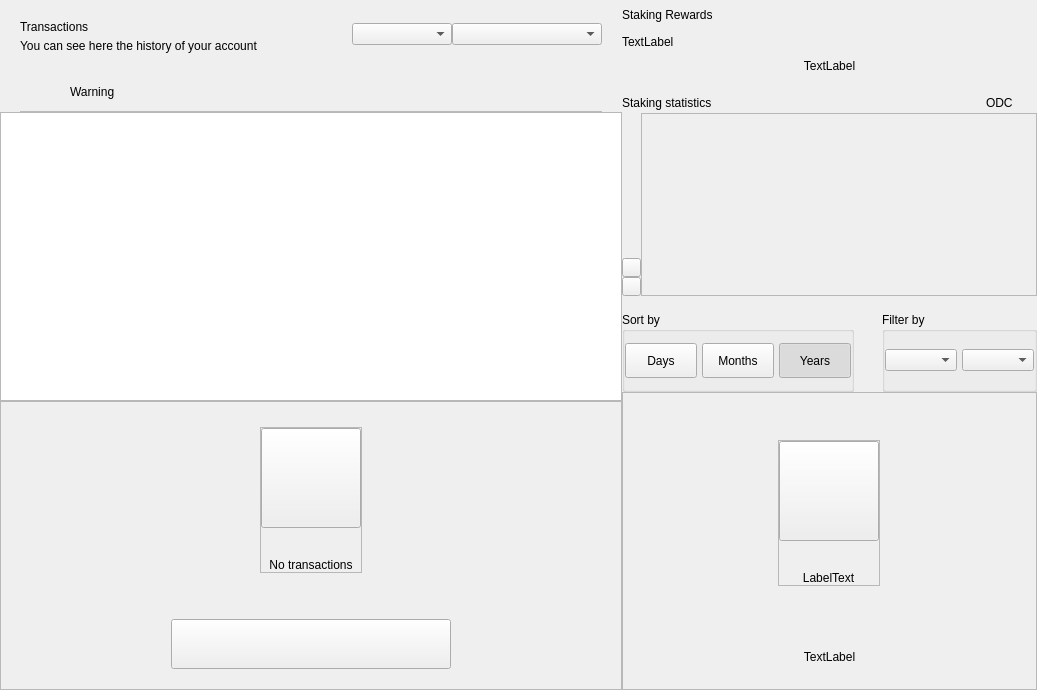
<?xml version="1.0" encoding="UTF-8"?>
<ui version="4.0">
 <class>DashboardWidget</class>
 <widget class="QWidget" name="DashboardWidget">
  <property name="geometry">
   <rect>
    <x>0</x>
    <y>0</y>
    <width>1037</width>
    <height>690</height>
   </rect>
  </property>
  <property name="windowTitle">
   <string>Form</string>
  </property>
  <layout class="QHBoxLayout" name="horizontalLayout_2" stretch="3,2">
   <property name="spacing">
    <number>0</number>
   </property>
   <property name="leftMargin">
    <number>0</number>
   </property>
   <property name="topMargin">
    <number>0</number>
   </property>
   <property name="rightMargin">
    <number>0</number>
   </property>
   <property name="bottomMargin">
    <number>0</number>
   </property>
   <item>
    <widget class="QWidget" name="left" native="true">
     <layout class="QVBoxLayout" name="left_2">
      <property name="spacing">
       <number>0</number>
      </property>
      <property name="leftMargin">
       <number>0</number>
      </property>
      <property name="topMargin">
       <number>0</number>
      </property>
      <property name="rightMargin">
       <number>0</number>
      </property>
      <property name="bottomMargin">
       <number>0</number>
      </property>
      <item>
       <layout class="QVBoxLayout" name="verticalLayout22">
        <property name="spacing">
         <number>0</number>
        </property>
        <property name="leftMargin">
         <number>20</number>
        </property>
        <property name="topMargin">
         <number>15</number>
        </property>
        <property name="rightMargin">
         <number>20</number>
        </property>
        <item>
         <widget class="QFrame" name="left_top_container">
          <layout class="QHBoxLayout" name="horizontalLayout">
           <property name="spacing">
            <number>0</number>
           </property>
           <property name="leftMargin">
            <number>0</number>
           </property>
           <property name="topMargin">
            <number>0</number>
           </property>
           <property name="rightMargin">
            <number>0</number>
           </property>
           <property name="bottomMargin">
            <number>0</number>
           </property>
           <item>
            <layout class="QVBoxLayout" name="verticalLayout_5">
             <property name="spacing">
              <number>5</number>
             </property>
             <property name="topMargin">
              <number>5</number>
             </property>
             <item>
              <widget class="QLabel" name="labelTitle">
               <property name="text">
                <string>Transactions</string>
               </property>
              </widget>
             </item>
             <item>
              <widget class="QLabel" name="labelSubtitle">
               <property name="text">
                <string>You can see here the history of your account</string>
               </property>
               <property name="alignment">
                <set>Qt::AlignLeading|Qt::AlignLeft|Qt::AlignVCenter</set>
               </property>
              </widget>
             </item>
            </layout>
           </item>
           <item>
            <spacer name="horizontalSpacer">
             <property name="orientation">
              <enum>Qt::Horizontal</enum>
             </property>
             <property name="sizeHint" stdset="0">
              <size>
               <width>40</width>
               <height>20</height>
              </size>
             </property>
            </spacer>
           </item>
           <item>
            <widget class="QComboBox" name="comboBoxSortType">
             <property name="minimumSize">
              <size>
               <width>100</width>
               <height>0</height>
              </size>
             </property>
            </widget>
           </item>
           <item>
            <widget class="QComboBox" name="comboBoxSort">
             <property name="minimumSize">
              <size>
               <width>150</width>
               <height>0</height>
              </size>
             </property>
            </widget>
           </item>
          </layout>
         </widget>
        </item>
       </layout>
      </item>
      <item>
       <spacer name="verticalSpacer">
        <property name="orientation">
         <enum>Qt::Vertical</enum>
        </property>
        <property name="sizeType">
         <enum>QSizePolicy::Fixed</enum>
        </property>
        <property name="sizeHint" stdset="0">
         <size>
          <width>20</width>
          <height>20</height>
         </size>
        </property>
       </spacer>
      </item>
      <item>
       <widget class="QWidget" name="layoutWarning" native="true">
        <layout class="QVBoxLayout" name="verticalLayout_3">
         <property name="spacing">
          <number>0</number>
         </property>
         <property name="leftMargin">
          <number>0</number>
         </property>
         <property name="topMargin">
          <number>0</number>
         </property>
         <property name="rightMargin">
          <number>0</number>
         </property>
         <property name="bottomMargin">
          <number>0</number>
         </property>
         <item>
          <widget class="QWidget" name="containerWarning" native="true">
           <layout class="QVBoxLayout" name="verticalLayout_21">
            <property name="spacing">
             <number>9</number>
            </property>
            <property name="leftMargin">
             <number>20</number>
            </property>
            <property name="topMargin">
             <number>9</number>
            </property>
            <property name="rightMargin">
             <number>20</number>
            </property>
            <property name="bottomMargin">
             <number>0</number>
            </property>
            <item>
             <widget class="QFrame" name="frameWarning">
              <property name="styleSheet">
               <string notr="true">border:none;</string>
              </property>
              <property name="frameShape">
               <enum>QFrame::StyledPanel</enum>
              </property>
              <property name="frameShadow">
               <enum>QFrame::Raised</enum>
              </property>
              <layout class="QHBoxLayout" name="horizontalLayout11" stretch="0,0,2">
               <property name="leftMargin">
                <number>0</number>
               </property>
               <property name="topMargin">
                <number>0</number>
               </property>
               <property name="rightMargin">
                <number>0</number>
               </property>
               <property name="bottomMargin">
                <number>0</number>
               </property>
               <item alignment="Qt::AlignVCenter">
                <widget class="QPushButton" name="imgWarning">
                 <property name="styleSheet">
                  <string notr="true">border:none;</string>
                 </property>
                 <property name="text">
                  <string/>
                 </property>
                 <property name="iconSize">
                  <size>
                   <width>24</width>
                   <height>24</height>
                  </size>
                 </property>
                </widget>
               </item>
               <item>
                <spacer name="horizontalSpacer_3">
                 <property name="orientation">
                  <enum>Qt::Horizontal</enum>
                 </property>
                 <property name="sizeType">
                  <enum>QSizePolicy::Fixed</enum>
                 </property>
                 <property name="sizeHint" stdset="0">
                  <size>
                   <width>12</width>
                   <height>20</height>
                  </size>
                 </property>
                </spacer>
               </item>
               <item alignment="Qt::AlignVCenter">
                <widget class="QLabel" name="lblWarning">
                 <property name="styleSheet">
                  <string notr="true"/>
                 </property>
                 <property name="text">
                  <string>Warning</string>
                 </property>
                 <property name="alignment">
                  <set>Qt::AlignBottom|Qt::AlignLeading|Qt::AlignLeft</set>
                 </property>
                </widget>
               </item>
              </layout>
             </widget>
            </item>
            <item>
             <widget class="QLabel" name="lblDivisory">
              <property name="minimumSize">
               <size>
                <width>0</width>
                <height>1</height>
               </size>
              </property>
              <property name="maximumSize">
               <size>
                <width>16777215</width>
                <height>1</height>
               </size>
              </property>
              <property name="styleSheet">
               <string notr="true">background-color:#bababa;</string>
              </property>
              <property name="text">
               <string/>
              </property>
              <property name="alignment">
               <set>Qt::AlignBottom|Qt::AlignLeading|Qt::AlignLeft</set>
              </property>
             </widget>
            </item>
           </layout>
          </widget>
         </item>
        </layout>
       </widget>
      </item>
      <item>
       <widget class="QListView" name="listTransactions">
        <property name="mouseTracking">
         <bool>true</bool>
        </property>
        <property name="selectionBehavior">
         <enum>QAbstractItemView::SelectItems</enum>
        </property>
        <property name="verticalScrollMode">
         <enum>QAbstractItemView::ScrollPerItem</enum>
        </property>
       </widget>
      </item>
      <item>
       <widget class="QFrame" name="emptyContainer">
        <property name="minimumSize">
         <size>
          <width>0</width>
          <height>100</height>
         </size>
        </property>
        <property name="frameShape">
         <enum>QFrame::StyledPanel</enum>
        </property>
        <property name="frameShadow">
         <enum>QFrame::Raised</enum>
        </property>
        <layout class="QVBoxLayout" name="verticalLayout_7" stretch="1,8,0,0">
         <property name="spacing">
          <number>0</number>
         </property>
         <property name="leftMargin">
          <number>0</number>
         </property>
         <property name="topMargin">
          <number>0</number>
         </property>
         <property name="rightMargin">
          <number>0</number>
         </property>
         <property name="bottomMargin">
          <number>20</number>
         </property>
         <item>
          <spacer name="verticalSpacer12">
           <property name="orientation">
            <enum>Qt::Vertical</enum>
           </property>
           <property name="sizeHint" stdset="0">
            <size>
             <width>20</width>
             <height>20</height>
            </size>
           </property>
          </spacer>
         </item>
         <item alignment="Qt::AlignHCenter|Qt::AlignVCenter">
          <widget class="QFrame" name="emptyScreen">
           <property name="sizePolicy">
            <sizepolicy hsizetype="Expanding" vsizetype="Expanding">
             <horstretch>0</horstretch>
             <verstretch>0</verstretch>
            </sizepolicy>
           </property>
           <property name="frameShape">
            <enum>QFrame::StyledPanel</enum>
           </property>
           <property name="frameShadow">
            <enum>QFrame::Raised</enum>
           </property>
           <layout class="QVBoxLayout" name="verticalLayout12">
            <property name="spacing">
             <number>30</number>
            </property>
            <property name="leftMargin">
             <number>0</number>
            </property>
            <property name="topMargin">
             <number>0</number>
            </property>
            <property name="rightMargin">
             <number>0</number>
            </property>
            <property name="bottomMargin">
             <number>0</number>
            </property>
            <item alignment="Qt::AlignHCenter|Qt::AlignVCenter">
             <widget class="QPushButton" name="pushImgEmpty">
              <property name="minimumSize">
               <size>
                <width>100</width>
                <height>100</height>
               </size>
              </property>
              <property name="maximumSize">
               <size>
                <width>100</width>
                <height>100</height>
               </size>
              </property>
              <property name="focusPolicy">
               <enum>Qt::NoFocus</enum>
              </property>
              <property name="text">
               <string/>
              </property>
              <property name="iconSize">
               <size>
                <width>100</width>
                <height>100</height>
               </size>
              </property>
             </widget>
            </item>
            <item alignment="Qt::AlignHCenter|Qt::AlignVCenter">
             <widget class="QLabel" name="labelEmpty">
              <property name="styleSheet">
               <string notr="true"/>
              </property>
              <property name="text">
               <string>No transactions</string>
              </property>
              <property name="alignment">
               <set>Qt::AlignCenter</set>
              </property>
             </widget>
            </item>
           </layout>
          </widget>
         </item>
         <item>
          <spacer name="verticalSpacer_21">
           <property name="orientation">
            <enum>Qt::Vertical</enum>
           </property>
           <property name="sizeHint" stdset="0">
            <size>
             <width>20</width>
             <height>40</height>
            </size>
           </property>
          </spacer>
         </item>
         <item alignment="Qt::AlignHCenter">
          <widget class="QPushButton" name="btnHowTo">
           <property name="minimumSize">
            <size>
             <width>280</width>
             <height>50</height>
            </size>
           </property>
           <property name="focusPolicy">
            <enum>Qt::NoFocus</enum>
           </property>
           <property name="text">
            <string/>
           </property>
          </widget>
         </item>
        </layout>
       </widget>
      </item>
     </layout>
    </widget>
   </item>
   <item>
    <widget class="QWidget" name="right" native="true">
     <property name="minimumSize">
      <size>
       <width>200</width>
       <height>0</height>
      </size>
     </property>
     <layout class="QVBoxLayout" name="verticalLayout_31">
      <property name="spacing">
       <number>0</number>
      </property>
      <property name="leftMargin">
       <number>0</number>
      </property>
      <property name="topMargin">
       <number>0</number>
      </property>
      <property name="rightMargin">
       <number>0</number>
      </property>
      <property name="bottomMargin">
       <number>0</number>
      </property>
      <item>
       <layout class="QVBoxLayout" name="verticalLayout_2" stretch="0,0,0,0,0,0,0">
        <property name="spacing">
         <number>0</number>
        </property>
        <item>
         <layout class="QHBoxLayout" name="horizontalLayout_3">
          <property name="spacing">
           <number>0</number>
          </property>
          <item>
           <layout class="QVBoxLayout" name="verticalLayout_6">
            <property name="spacing">
             <number>5</number>
            </property>
            <item>
             <widget class="QLabel" name="labelTitle2">
              <property name="minimumSize">
               <size>
                <width>0</width>
                <height>30</height>
               </size>
              </property>
              <property name="text">
               <string>Staking Rewards</string>
              </property>
             </widget>
            </item>
            <item>
             <widget class="QLabel" name="labelMessage">
              <property name="text">
               <string>TextLabel</string>
              </property>
             </widget>
            </item>
           </layout>
          </item>
          <item>
           <spacer name="horizontalSpacer_2">
            <property name="orientation">
             <enum>Qt::Horizontal</enum>
            </property>
            <property name="sizeType">
             <enum>QSizePolicy::MinimumExpanding</enum>
            </property>
            <property name="sizeHint" stdset="0">
             <size>
              <width>20</width>
              <height>20</height>
             </size>
            </property>
           </spacer>
          </item>
         </layout>
        </item>
        <item>
         <spacer name="verticalSpacer_4">
          <property name="orientation">
           <enum>Qt::Vertical</enum>
          </property>
          <property name="sizeType">
           <enum>QSizePolicy::Fixed</enum>
          </property>
          <property name="sizeHint" stdset="0">
           <size>
            <width>20</width>
            <height>10</height>
           </size>
          </property>
         </spacer>
        </item>
        <item>
         <layout class="QHBoxLayout" name="horizontalLayout_5" stretch="0">
          <property name="spacing">
           <number>0</number>
          </property>
          <item>
           <widget class="QLabel" name="labelAmountPiv">
            <property name="text">
             <string>TextLabel</string>
            </property>
            <property name="alignment">
             <set>Qt::AlignCenter</set>
            </property>
           </widget>
          </item>
         </layout>
        </item>
        <item>
         <spacer name="verticalSpacer_6">
          <property name="orientation">
           <enum>Qt::Vertical</enum>
          </property>
          <property name="sizeType">
           <enum>QSizePolicy::Fixed</enum>
          </property>
          <property name="sizeHint" stdset="0">
           <size>
            <width>20</width>
            <height>20</height>
           </size>
          </property>
         </spacer>
        </item>
        <item>
         <widget class="QWidget" name="layoutChart" native="true">
          <layout class="QVBoxLayout" name="verticalLayout_8" stretch="3,0">
           <property name="spacing">
            <number>16</number>
           </property>
           <property name="leftMargin">
            <number>0</number>
           </property>
           <property name="topMargin">
            <number>0</number>
           </property>
           <property name="rightMargin">
            <number>0</number>
           </property>
           <property name="bottomMargin">
            <number>0</number>
           </property>
           <item>
            <widget class="QWidget" name="verticalWidgetChart" native="true">
             <property name="minimumSize">
              <size>
               <width>0</width>
               <height>190</height>
              </size>
             </property>
             <property name="maximumSize">
              <size>
               <width>16777215</width>
               <height>16777215</height>
              </size>
             </property>
             <layout class="QVBoxLayout" name="verticalLayout_4" stretch="1,5">
              <property name="spacing">
               <number>0</number>
              </property>
              <property name="leftMargin">
               <number>0</number>
              </property>
              <property name="topMargin">
               <number>0</number>
              </property>
              <property name="rightMargin">
               <number>0</number>
              </property>
              <property name="bottomMargin">
               <number>0</number>
              </property>
              <item>
               <layout class="QHBoxLayout" name="horizontalLayout_4">
                <item>
                 <widget class="QLabel" name="labelChart">
                  <property name="text">
                   <string>Staking statistics</string>
                  </property>
                 </widget>
                </item>
                <item>
                 <spacer name="horizontalSpacer_4">
                  <property name="orientation">
                   <enum>Qt::Horizontal</enum>
                  </property>
                  <property name="sizeHint" stdset="0">
                   <size>
                    <width>40</width>
                    <height>20</height>
                   </size>
                  </property>
                 </spacer>
                </item>
                <item>
                 <widget class="QLabel" name="labelSquarePiv">
                  <property name="minimumSize">
                   <size>
                    <width>14</width>
                    <height>14</height>
                   </size>
                  </property>
                  <property name="maximumSize">
                   <size>
                    <width>14</width>
                    <height>14</height>
                   </size>
                  </property>
                  <property name="text">
                   <string/>
                  </property>
                 </widget>
                </item>
                <item>
                 <widget class="QLabel" name="labelPiv">
                  <property name="text">
                   <string>ODC</string>
                  </property>
                 </widget>
                </item>
                <item>
                 <spacer name="horizontalSpacer_5">
                  <property name="orientation">
                   <enum>Qt::Horizontal</enum>
                  </property>
                  <property name="sizeType">
                   <enum>QSizePolicy::Fixed</enum>
                  </property>
                  <property name="sizeHint" stdset="0">
                   <size>
                    <width>10</width>
                    <height>20</height>
                   </size>
                  </property>
                 </spacer>
                </item>
                <item>
                 <widget class="QLabel" name="labelSquarezPiv">
                  <property name="minimumSize">
                   <size>
                    <width>14</width>
                    <height>14</height>
                   </size>
                  </property>
                  <property name="maximumSize">
                   <size>
                    <width>14</width>
                    <height>14</height>
                   </size>
                  </property>
                  <property name="text">
                   <string/>
                  </property>
                 </widget>
                </item>
               </layout>
              </item>
              <item>
               <widget class="QWidget" name="chartContainer2" native="true">
                <property name="minimumSize">
                 <size>
                  <width>0</width>
                  <height>150</height>
                 </size>
                </property>
                <property name="styleSheet">
                 <string notr="true">#chartContainer{padding:0px; margin:0px;}</string>
                </property>
                <layout class="QHBoxLayout" name="horizontalLayout_11">
                 <property name="spacing">
                  <number>0</number>
                 </property>
                 <property name="leftMargin">
                  <number>0</number>
                 </property>
                 <property name="topMargin">
                  <number>0</number>
                 </property>
                 <property name="rightMargin">
                  <number>0</number>
                 </property>
                 <property name="bottomMargin">
                  <number>0</number>
                 </property>
                 <item>
                  <widget class="QWidget" name="containerChartArrow" native="true">
                   <property name="sizePolicy">
                    <sizepolicy hsizetype="Fixed" vsizetype="Preferred">
                     <horstretch>0</horstretch>
                     <verstretch>0</verstretch>
                    </sizepolicy>
                   </property>
                   <property name="minimumSize">
                    <size>
                     <width>19</width>
                     <height>0</height>
                    </size>
                   </property>
                   <property name="maximumSize">
                    <size>
                     <width>19</width>
                     <height>16777215</height>
                    </size>
                   </property>
                   <property name="styleSheet">
                    <string notr="true">#widget{
	padding:0px;
	margin:0px;
}</string>
                   </property>
                   <layout class="QVBoxLayout" name="verticalLayout_10">
                    <property name="spacing">
                     <number>0</number>
                    </property>
                    <property name="leftMargin">
                     <number>0</number>
                    </property>
                    <property name="rightMargin">
                     <number>0</number>
                    </property>
                    <property name="bottomMargin">
                     <number>0</number>
                    </property>
                    <item>
                     <spacer name="verticalSpacer_3">
                      <property name="orientation">
                       <enum>Qt::Vertical</enum>
                      </property>
                      <property name="sizeHint" stdset="0">
                       <size>
                        <width>20</width>
                        <height>127</height>
                       </size>
                      </property>
                     </spacer>
                    </item>
                    <item alignment="Qt::AlignVCenter">
                     <widget class="QWidget" name="containerArrows" native="true">
                      <layout class="QVBoxLayout" name="horizontalLayout_6" stretch="0,0">
                       <property name="spacing">
                        <number>0</number>
                       </property>
                       <property name="leftMargin">
                        <number>0</number>
                       </property>
                       <property name="topMargin">
                        <number>0</number>
                       </property>
                       <property name="rightMargin">
                        <number>0</number>
                       </property>
                       <property name="bottomMargin">
                        <number>0</number>
                       </property>
                       <item>
                        <widget class="QPushButton" name="pushButtonChartArrow">
                         <property name="minimumSize">
                          <size>
                           <width>19</width>
                           <height>19</height>
                          </size>
                         </property>
                         <property name="maximumSize">
                          <size>
                           <width>19</width>
                           <height>19</height>
                          </size>
                         </property>
                         <property name="focusPolicy">
                          <enum>Qt::NoFocus</enum>
                         </property>
                         <property name="styleSheet">
                          <string notr="true"/>
                         </property>
                         <property name="text">
                          <string/>
                         </property>
                        </widget>
                       </item>
                       <item>
                        <widget class="QPushButton" name="pushButtonChartRight">
                         <property name="minimumSize">
                          <size>
                           <width>19</width>
                           <height>19</height>
                          </size>
                         </property>
                         <property name="maximumSize">
                          <size>
                           <width>19</width>
                           <height>19</height>
                          </size>
                         </property>
                         <property name="focusPolicy">
                          <enum>Qt::NoFocus</enum>
                         </property>
                         <property name="styleSheet">
                          <string notr="true"/>
                         </property>
                         <property name="text">
                          <string/>
                         </property>
                        </widget>
                       </item>
                      </layout>
                     </widget>
                    </item>
                   </layout>
                  </widget>
                 </item>
                 <item>
                  <widget class="QFrame" name="chartContainer">
                   <property name="sizePolicy">
                    <sizepolicy hsizetype="Expanding" vsizetype="Preferred">
                     <horstretch>0</horstretch>
                     <verstretch>0</verstretch>
                    </sizepolicy>
                   </property>
                   <property name="styleSheet">
                    <string notr="true">padding:0px;
margin:0px;</string>
                   </property>
                   <property name="frameShape">
                    <enum>QFrame::StyledPanel</enum>
                   </property>
                   <property name="frameShadow">
                    <enum>QFrame::Raised</enum>
                   </property>
                  </widget>
                 </item>
                </layout>
               </widget>
              </item>
             </layout>
            </widget>
           </item>
           <item alignment="Qt::AlignVCenter">
            <widget class="QWidget" name="containerSort" native="true">
             <layout class="QHBoxLayout" name="horizontalLayout_6" stretch="3,2">
              <property name="spacing">
               <number>28</number>
              </property>
              <property name="leftMargin">
               <number>0</number>
              </property>
              <property name="topMargin">
               <number>0</number>
              </property>
              <property name="rightMargin">
               <number>0</number>
              </property>
              <property name="bottomMargin">
               <number>0</number>
              </property>
              <item>
               <widget class="QGroupBox" name="groupBoxChart">
                <property name="minimumSize">
                 <size>
                  <width>0</width>
                  <height>80</height>
                 </size>
                </property>
                <property name="maximumSize">
                 <size>
                  <width>16777215</width>
                  <height>80</height>
                 </size>
                </property>
                <property name="title">
                 <string>Sort by</string>
                </property>
                <layout class="QHBoxLayout" name="horizontalLayout_7">
                 <property name="spacing">
                  <number>5</number>
                 </property>
                 <property name="leftMargin">
                  <number>0</number>
                 </property>
                 <property name="rightMargin">
                  <number>0</number>
                 </property>
                 <item>
                  <widget class="QPushButton" name="pushButtonMonth">
                   <property name="minimumSize">
                    <size>
                     <width>50</width>
                     <height>35</height>
                    </size>
                   </property>
                   <property name="maximumSize">
                    <size>
                     <width>16777215</width>
                     <height>16777215</height>
                    </size>
                   </property>
                   <property name="focusPolicy">
                    <enum>Qt::NoFocus</enum>
                   </property>
                   <property name="text">
                    <string>Days</string>
                   </property>
                   <property name="checkable">
                    <bool>true</bool>
                   </property>
                   <property name="autoExclusive">
                    <bool>true</bool>
                   </property>
                  </widget>
                 </item>
                 <item>
                  <widget class="QPushButton" name="pushButtonYear">
                   <property name="minimumSize">
                    <size>
                     <width>50</width>
                     <height>35</height>
                    </size>
                   </property>
                   <property name="maximumSize">
                    <size>
                     <width>16777215</width>
                     <height>16777215</height>
                    </size>
                   </property>
                   <property name="focusPolicy">
                    <enum>Qt::NoFocus</enum>
                   </property>
                   <property name="text">
                    <string>Months</string>
                   </property>
                   <property name="checkable">
                    <bool>true</bool>
                   </property>
                   <property name="autoExclusive">
                    <bool>true</bool>
                   </property>
                  </widget>
                 </item>
                 <item>
                  <widget class="QPushButton" name="pushButtonAll">
                   <property name="sizePolicy">
                    <sizepolicy hsizetype="Preferred" vsizetype="Fixed">
                     <horstretch>0</horstretch>
                     <verstretch>0</verstretch>
                    </sizepolicy>
                   </property>
                   <property name="minimumSize">
                    <size>
                     <width>50</width>
                     <height>35</height>
                    </size>
                   </property>
                   <property name="maximumSize">
                    <size>
                     <width>16777215</width>
                     <height>16777215</height>
                    </size>
                   </property>
                   <property name="focusPolicy">
                    <enum>Qt::NoFocus</enum>
                   </property>
                   <property name="text">
                    <string>Years</string>
                   </property>
                   <property name="checkable">
                    <bool>true</bool>
                   </property>
                   <property name="checked">
                    <bool>true</bool>
                   </property>
                   <property name="autoExclusive">
                    <bool>true</bool>
                   </property>
                  </widget>
                 </item>
                </layout>
               </widget>
              </item>
              <item>
               <widget class="QGroupBox" name="container_chart_dropboxes">
                <property name="minimumSize">
                 <size>
                  <width>55</width>
                  <height>80</height>
                 </size>
                </property>
                <property name="maximumSize">
                 <size>
                  <width>16777215</width>
                  <height>80</height>
                 </size>
                </property>
                <property name="title">
                 <string>Filter by</string>
                </property>
                <layout class="QHBoxLayout" name="horizontalLayout_8" stretch="1,1">
                 <property name="spacing">
                  <number>5</number>
                 </property>
                 <property name="leftMargin">
                  <number>0</number>
                 </property>
                 <property name="topMargin">
                  <number>0</number>
                 </property>
                 <property name="rightMargin">
                  <number>0</number>
                 </property>
                 <property name="bottomMargin">
                  <number>0</number>
                 </property>
                 <item>
                  <widget class="QWidget" name="containerBoxMonths" native="true">
                   <property name="minimumSize">
                    <size>
                     <width>55</width>
                     <height>0</height>
                    </size>
                   </property>
                   <layout class="QHBoxLayout" name="horizontalLayout_9">
                    <property name="spacing">
                     <number>0</number>
                    </property>
                    <property name="leftMargin">
                     <number>0</number>
                    </property>
                    <property name="topMargin">
                     <number>0</number>
                    </property>
                    <property name="rightMargin">
                     <number>0</number>
                    </property>
                    <property name="bottomMargin">
                     <number>0</number>
                    </property>
                    <item>
                     <widget class="QComboBox" name="comboBoxMonths">
                      <property name="minimumSize">
                       <size>
                        <width>55</width>
                        <height>0</height>
                       </size>
                      </property>
                     </widget>
                    </item>
                   </layout>
                  </widget>
                 </item>
                 <item>
                  <widget class="QWidget" name="containerBoxYears" native="true">
                   <property name="sizePolicy">
                    <sizepolicy hsizetype="Preferred" vsizetype="Preferred">
                     <horstretch>0</horstretch>
                     <verstretch>0</verstretch>
                    </sizepolicy>
                   </property>
                   <property name="minimumSize">
                    <size>
                     <width>50</width>
                     <height>0</height>
                    </size>
                   </property>
                   <layout class="QHBoxLayout" name="horizontalLayout_10">
                    <property name="spacing">
                     <number>0</number>
                    </property>
                    <property name="leftMargin">
                     <number>0</number>
                    </property>
                    <property name="topMargin">
                     <number>0</number>
                    </property>
                    <property name="rightMargin">
                     <number>0</number>
                    </property>
                    <property name="bottomMargin">
                     <number>0</number>
                    </property>
                    <item>
                     <widget class="QComboBox" name="comboBoxYears">
                      <property name="minimumSize">
                       <size>
                        <width>40</width>
                        <height>0</height>
                       </size>
                      </property>
                     </widget>
                    </item>
                   </layout>
                  </widget>
                 </item>
                </layout>
               </widget>
              </item>
             </layout>
            </widget>
           </item>
          </layout>
         </widget>
        </item>
        <item>
         <widget class="QFrame" name="emptyContainerChart">
          <property name="minimumSize">
           <size>
            <width>0</width>
            <height>100</height>
           </size>
          </property>
          <property name="frameShape">
           <enum>QFrame::StyledPanel</enum>
          </property>
          <property name="frameShadow">
           <enum>QFrame::Raised</enum>
          </property>
          <layout class="QVBoxLayout" name="verticalLayout_71" stretch="1,8,0,0">
           <property name="spacing">
            <number>0</number>
           </property>
           <property name="leftMargin">
            <number>0</number>
           </property>
           <property name="topMargin">
            <number>0</number>
           </property>
           <property name="rightMargin">
            <number>0</number>
           </property>
           <property name="bottomMargin">
            <number>25</number>
           </property>
           <item>
            <spacer name="verticalSpacer11">
             <property name="orientation">
              <enum>Qt::Vertical</enum>
             </property>
             <property name="sizeHint" stdset="0">
              <size>
               <width>20</width>
               <height>20</height>
              </size>
             </property>
            </spacer>
           </item>
           <item alignment="Qt::AlignHCenter|Qt::AlignVCenter">
            <widget class="QFrame" name="emptyScreen1">
             <property name="sizePolicy">
              <sizepolicy hsizetype="Expanding" vsizetype="Expanding">
               <horstretch>0</horstretch>
               <verstretch>0</verstretch>
              </sizepolicy>
             </property>
             <property name="frameShape">
              <enum>QFrame::StyledPanel</enum>
             </property>
             <property name="frameShadow">
              <enum>QFrame::Raised</enum>
             </property>
             <layout class="QVBoxLayout" name="verticalLayout">
              <property name="spacing">
               <number>30</number>
              </property>
              <property name="leftMargin">
               <number>0</number>
              </property>
              <property name="topMargin">
               <number>0</number>
              </property>
              <property name="rightMargin">
               <number>0</number>
              </property>
              <property name="bottomMargin">
               <number>0</number>
              </property>
              <item alignment="Qt::AlignHCenter|Qt::AlignVCenter">
               <widget class="QPushButton" name="pushImgEmptyChart">
                <property name="minimumSize">
                 <size>
                  <width>100</width>
                  <height>100</height>
                 </size>
                </property>
                <property name="maximumSize">
                 <size>
                  <width>100</width>
                  <height>100</height>
                 </size>
                </property>
                <property name="focusPolicy">
                 <enum>Qt::NoFocus</enum>
                </property>
                <property name="text">
                 <string/>
                </property>
                <property name="iconSize">
                 <size>
                  <width>100</width>
                  <height>100</height>
                 </size>
                </property>
               </widget>
              </item>
              <item alignment="Qt::AlignHCenter|Qt::AlignVCenter">
               <widget class="QLabel" name="labelEmptyChart">
                <property name="styleSheet">
                 <string notr="true"/>
                </property>
                <property name="text">
                 <string>LabelText</string>
                </property>
                <property name="alignment">
                 <set>Qt::AlignCenter</set>
                </property>
               </widget>
              </item>
             </layout>
            </widget>
           </item>
           <item>
            <spacer name="verticalSpacer_2">
             <property name="orientation">
              <enum>Qt::Vertical</enum>
             </property>
             <property name="sizeHint" stdset="0">
              <size>
               <width>20</width>
               <height>40</height>
              </size>
             </property>
            </spacer>
           </item>
           <item>
            <widget class="QLabel" name="labelMessageEmpty">
             <property name="styleSheet">
              <string notr="true">#labelMessageEmpty {
	padding-left:30px;
	padding-right:30px;
}</string>
             </property>
             <property name="text">
              <string>TextLabel</string>
             </property>
             <property name="alignment">
              <set>Qt::AlignCenter</set>
             </property>
             <property name="wordWrap">
              <bool>true</bool>
             </property>
            </widget>
           </item>
          </layout>
         </widget>
        </item>
        <item>
         <widget class="QWidget" name="layoutShadow" native="true">
          <layout class="QVBoxLayout" name="verticalLayout_9">
           <property name="spacing">
            <number>0</number>
           </property>
           <property name="leftMargin">
            <number>0</number>
           </property>
           <property name="topMargin">
            <number>0</number>
           </property>
           <property name="rightMargin">
            <number>0</number>
           </property>
           <property name="bottomMargin">
            <number>0</number>
           </property>
          </layout>
         </widget>
        </item>
       </layout>
      </item>
     </layout>
    </widget>
   </item>
  </layout>
 </widget>
 <resources/>
 <connections/>
</ui>
